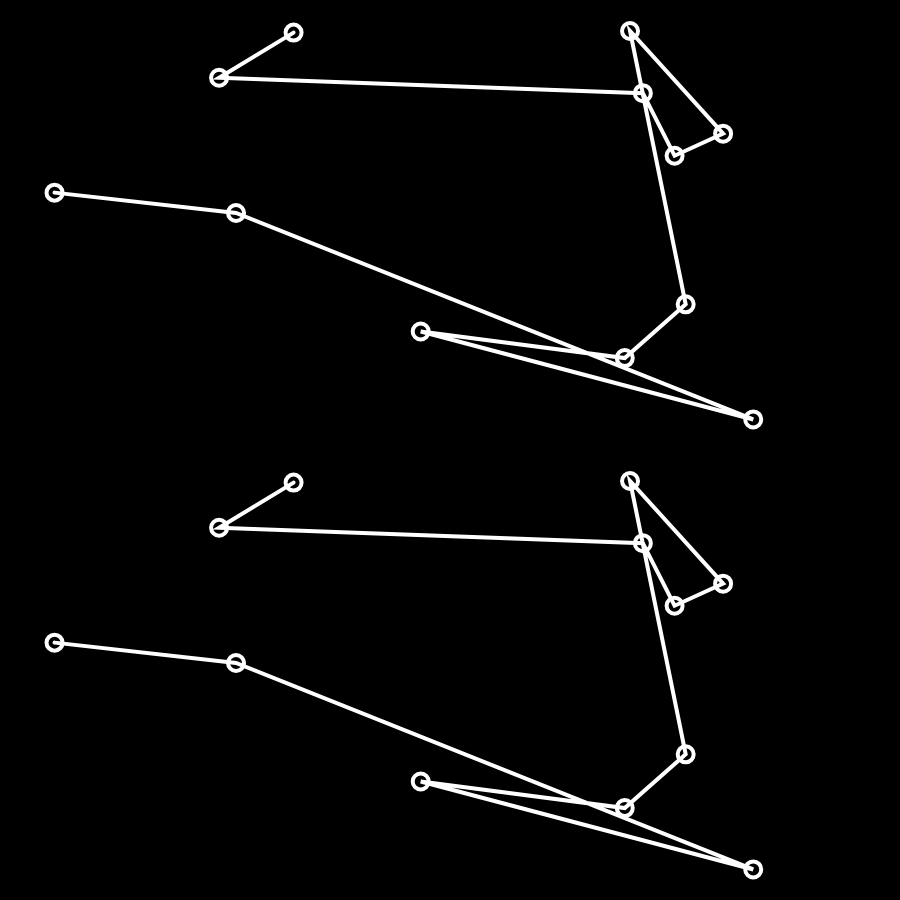
Frame 1 (no input)
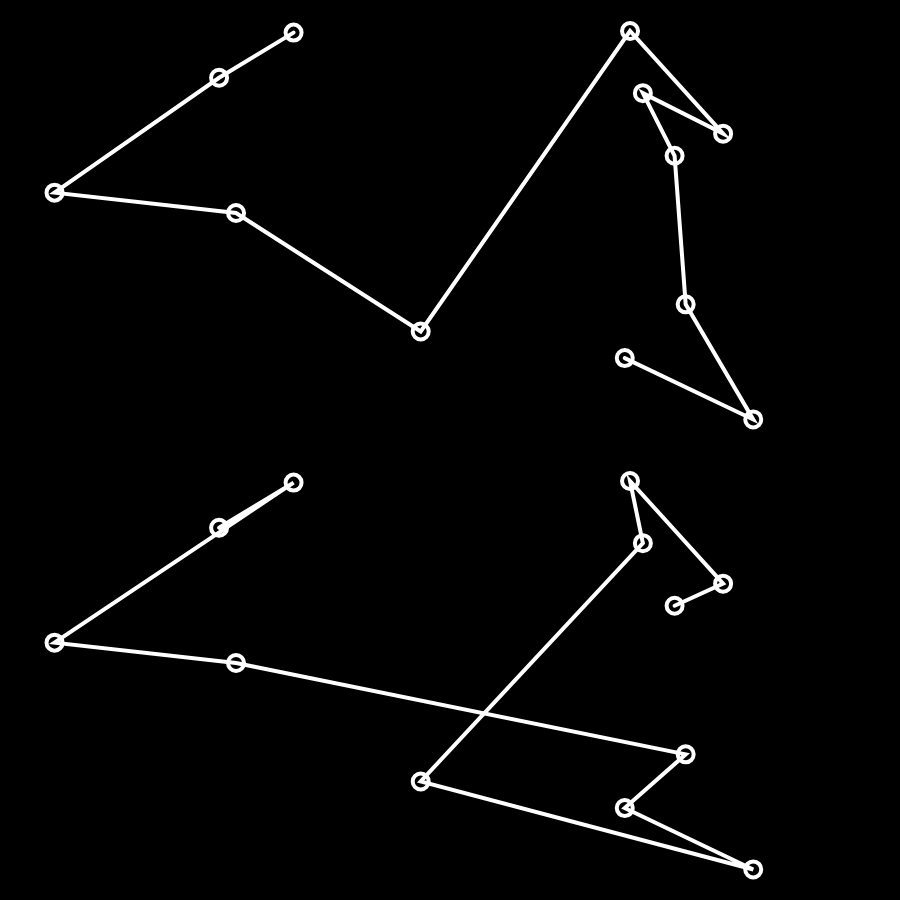
Frame 60 (no input)
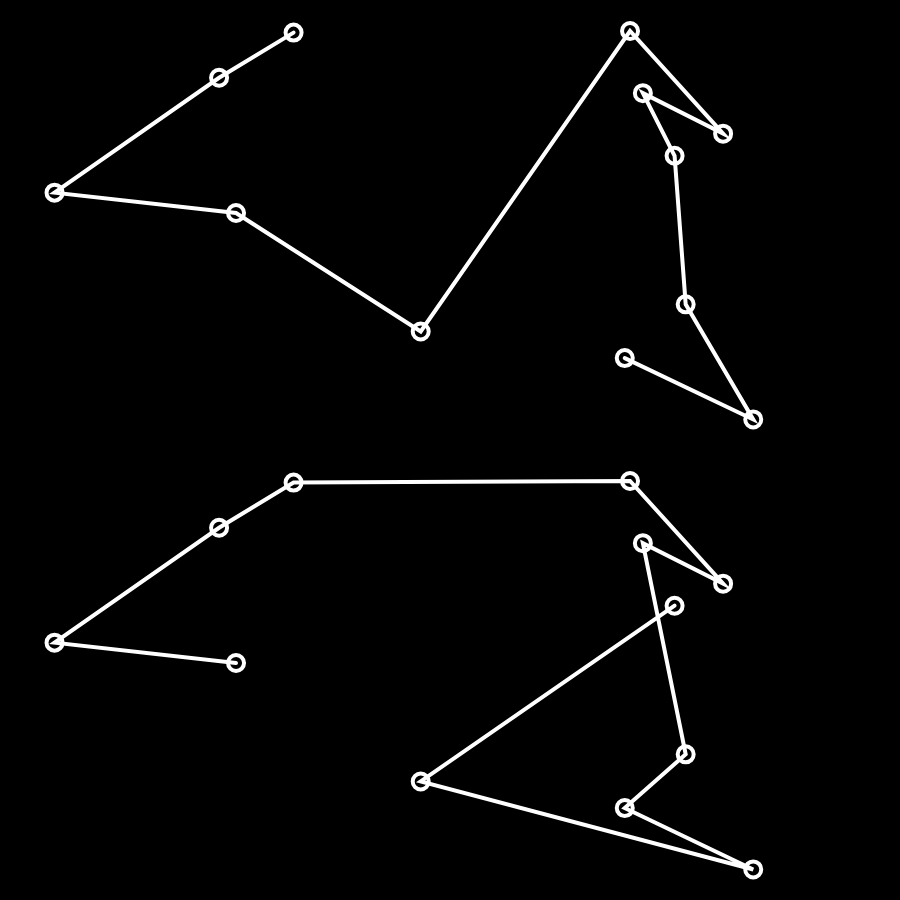
Frame 120 (the mouse pressed at the canvas centre since frame 60)

The p5.js sketch that drew these frames (run headless with seeded random() and noise() and a simulated clock; from frame 60 on, the mouse is pressed at the canvas centre):

// p5.js sketch
// ── sketch.js
var cities=[];
var totalCities=12;
var popSize=500;
var population=[];
var fitness=[];
var recordDistance=Infinity;
var bestEver;
var currentBest;
var statusP;
function setup(){
    createCanvas(900,900);
    var order=[];
    for(var i=0;i<totalCities;i++){
        var v=createVector(random(width),random(height/2));
        cities[i]=v;
        order[i]=i;
    }
    for(var i=0;i<popSize;i++){
        population[i]=shuffle(order);
    }
}
function draw(){
    background(0);
    calculateFitness();
    normalizeFitness();
    nextGeneration();
    stroke(255);
    strokeWeight(4);
    noFill();
    beginShape();
    for(var i=0;i<bestEver.length;i++){
        var n=bestEver[i];
        vertex(cities[n].x,cities[n].y);
        ellipse(cities[n].x,cities[n].y,16,16);
    }
    endShape();
    translate(0,height/2);
    stroke(255);
    strokeWeight(4);
    noFill();
    beginShape();
    for(var i=0;i<currentBest.length;i++){
        var n=currentBest[i];
        vertex(cities[n].x,cities[n].y);
        ellipse(cities[n].x,cities[n].y,16,16);
    }
    endShape();
}
function calcDistance(points,order){
    var sum=0;
    for(var i=0;i<order.length-1;i++){
        var cityAIndex=order[i];
        var cityA=points[cityAIndex];
        var cityBIndex=order[i+1];
        var cityB=points[cityBIndex];
        var d=dist(cityA.x,cityA.y,cityB.x,cityB.y);
        sum+=d;
    }
    return sum;
}
function swap(a,i,j){
    var temp=a[i];
    a[i]=a[j];
    a[j]=temp;
}
// ── ga.js
function calculateFitness(){
    var currentRecord=Infinity;
    for(var i=0;i<population.length;i++){
        var d=calcDistance(cities,population[i]);
        if(d<recordDistance){
            recordDistance=d;
            bestEver=population[i];
        }
        if(d<currentRecord){
            currentRecord=d;
            currentBest=population[i];
        }
        fitness[i]=1/(d+1);
    }
}
function normalizeFitness(){
    var sum=0;
    for(var i=0;i<fitness.length;i++){
        sum+=fitness[i];
    }
    for(var i=0;i<fitness.length;i++){
        fitness[i]/=sum;
    }
}
function nextGeneration(){
    var newPopulation=[];
    for(var i=0;i<population.length;i++){
        var orderA=pickOne(population,fitness);
        var orderB=pickOne(population,fitness);
        var order=crossOver(orderA,orderB);
        mutate(order,0.01);
        newPopulation[i]=order;
    }
    population=newPopulation;
}
function pickOne(list,prob){
    var index=0;
    var r=random(1);
    while(r>0){
        r=r-prob[index];
        index++;
    }
    index--;
    return list[index].slice();
}
function mutate(order,mutationRate){
    for(var i=0;i<totalCities;i++){
        if(random(1)<mutationRate){
            var indexA=floor(random(order.length));
            var indexB=(indexA+1)%totalCities;
            swap(order,indexA,indexB);
        }
    }
}
function crossOver(orderA,orderB){
    var start=floor(random(orderA.length));
    var end=floor(random(start+1,orderA.length));
    var neworder=orderA.slice(start,end);
    for(var i=0;i<orderB.length;i++){
        var city=orderB[i];
        if(!neworder.includes(city)){
            neworder.push(city);
        }
    }
    return neworder;
}
